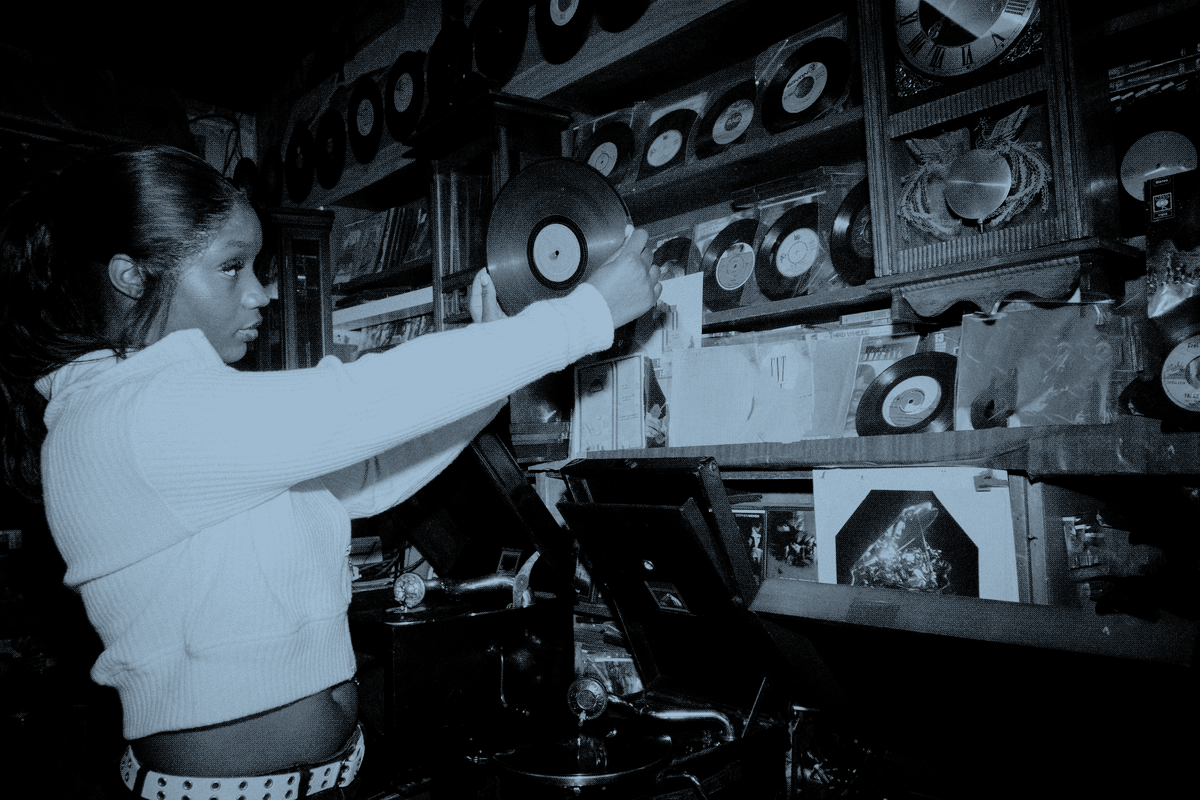
#> input picture assets/treated/sampled-sounds.png, 1200 x 800 px; its folder holds only this picture in this run
$ python -i rosa_tonal.py   (imports and definitions only)
#> lines starting #> are read from the running program, lines starting #| are printed output that depends on the picture
### scripts/deprecated_treat_instrument.py
#!/usr/bin/env python3
"""Deprecated image/video treatment retained for existing Bayer manifests.

Requires Pillow: python3 -m pip install 'Pillow>=10.1,<13'
Videos also require FFmpeg with the libvpx-vp9 encoder.
Run offline, before publishing assets; no image processing in HTTP requests.
"""

import argparse
import math
import shutil
import subprocess
import tempfile
from functools import lru_cache
from pathlib import Path
from typing import Callable

from PIL import Image, ImageColor, ImageEnhance, ImageOps

if __package__:
    from .experimental_reticle import rank_cell, reticle_indices
    from .deprecated_rosa_reticle import DEFAULT_SEED, FAMILIES, rosa_indices
else:
    from experimental_reticle import rank_cell, reticle_indices
    from deprecated_rosa_reticle import DEFAULT_SEED, FAMILIES, rosa_indices


BAYER_4 = (
    (0, 8, 2, 10),
    (12, 4, 14, 6),
    (3, 11, 1, 9),
    (15, 7, 13, 5),
)


# Explicit 5×7 glyphs keep thin strokes intact at native resolution. Their
# increasing ink coverage is the tonal ramp, rather than a repeating wallpaper.
ASCII_GLYPHS = (
    ("00000", "00100", "00100", "00000", "00100", "00100", "00000"),  # :
    ("00000", "00100", "00100", "11111", "00100", "00100", "00000"),  # +
    ("00000", "10101", "01110", "11111", "01110", "10101", "00000"),  # *
    ("01010", "01010", "11111", "01010", "11111", "01010", "01010"),  # #
)


# [77 lines left out: functions ascii_masks, ascii_tones, ascii_indices, not called in this run]


def treat_image(
    image: Image.Image,
    *,
    shadow: str = "#000000",
    highlight: str = "#f29191",
    levels: int = 8,
    strength: float = 0.35,
    width: int = 1200,
    contrast: float = 1.1,
    gamma: float = 1.0,
    pattern: str = "bayer",
    ascii_cell: int = 24,
    reticle_cell: int = 16,
    rosa_family: str = "islands",
    rosa_scale: int = 16,
    rosa_seed: int = DEFAULT_SEED,
) -> Image.Image:
    """Resize first, then quantize luminance and map it onto an sRGB palette.

    Bayer strength scales the threshold by one quantization step. ASCII
    strength controls reconstruction of shadows from complete tonal glyphs.
    Experimental reticle uses ranked crossing strokes; strength 1 gives full
    tonal coverage. Zero gives plain posterization in every mode.
    Output has at most `levels` opaque colors. Transparent input is composited
    onto the shadow color. No crop or automatic per-image normalization.
    """
    if not 2 <= levels <= 256:
        raise ValueError("levels must be between 2 and 256")
    if not math.isfinite(strength) or not 0 <= strength <= 1:
        raise ValueError("strength must be between 0 and 1")
    if width < 1:
        raise ValueError("width must be positive")
    if any(not math.isfinite(value) or value <= 0 for value in (contrast, gamma)):
        raise ValueError("contrast and gamma must be finite and positive")
    if pattern not in ("bayer", "ascii", "reticle", "rosa-reticle"):
        raise ValueError("pattern must be bayer, ascii, reticle, or rosa-reticle")
    if pattern == "reticle":
        rank_cell(reticle_cell)
    if not 8 <= ascii_cell <= 64:
        raise ValueError("ascii_cell must be between 8 and 64 pixels")

    dark = ImageColor.getrgb(shadow)
    light = ImageColor.getrgb(highlight)
    if len(dark) != 3 or len(light) != 3:
        raise ValueError("shadow and highlight must be opaque RGB colors")
    oriented = ImageOps.exif_transpose(image).convert("RGBA")
    background = Image.new("RGBA", oriented.size, (*dark, 255))
    rgb = Image.alpha_composite(background, oriented).convert("RGB")
    if rgb.width > width:
        height = max(1, round(rgb.height * width / rgb.width))
        rgb = rgb.resize((width, height), Image.Resampling.LANCZOS)

    gray = ImageEnhance.Contrast(ImageOps.grayscale(rgb)).enhance(contrast)
    gamma_lut = [(value / 255) ** (1 / gamma) for value in range(256)]
    palette = [
        tuple(round(a + (b - a) * index / (levels - 1)) for a, b in zip(dark, light))
        for index in range(levels)
    ]
    if pattern in ("ascii", "reticle", "rosa-reticle"):
        if pattern == "rosa-reticle":
            indices_image = rosa_indices(gray, gamma_lut, levels, strength,
                                         family=rosa_family, scale=rosa_scale, seed=rosa_seed)
        elif pattern == "reticle":
            indices_image = reticle_indices(gray, gamma_lut, levels, strength, reticle_cell)
        else:
            indices_image = ascii_indices(gray, gamma_lut, levels, strength, ascii_cell)
        output = Image.frombytes("P", gray.size, indices_image.tobytes())
        output.putpalette([channel for color in palette for channel in color])
        return output.convert("RGB")
    # Translate whole row slices instead of doing Python work per video pixel.
    tables = []
    for row in BAYER_4:
        tables.append([
            bytes(max(0, min(levels - 1, math.floor(
                value * (levels - 1) + ((threshold + 0.5) / 16 - 0.5) * strength + 0.5
            ))) for value in gamma_lut)
            for threshold in row
        ])
    luminance = gray.tobytes()
    indices = bytearray(len(luminance))
    for y in range(gray.height):
        start, end = y * gray.width, (y + 1) * gray.width
        for x in range(4):
            indices[start + x:end:4] = luminance[start + x:end:4].translate(tables[y % 4][x])
    output = Image.frombytes("P", gray.size, bytes(indices))
    output.putpalette([channel for color in palette for channel in color])
    return output.convert("RGB")


# [146 lines left out: functions treat_video, main, not called in this run]


# [2 lines that do not run on import are left out]

### scripts/rosa_tonal.py
"""rosa-reticle / experimental photographic treatment, investigation 02.

Bayer-derived quantization error in selected tonal ranges, with a continuous
duotone base. No large cells, Voronoi domains, characters, or random fields.
"""

from bisect import bisect_right

from PIL import Image, ImageChops, ImageEnhance, ImageFilter, ImageOps

if __package__:
    from .deprecated_treat_instrument import BAYER_4, treat_image
else:
    from deprecated_treat_instrument import BAYER_4, treat_image


CURVE = ((0, 0), (0.015, 0.008), (0.04, 0.028), (0.10, 0.095),
         (0.22, 0.235), (0.40, 0.445), (0.60, 0.665), (0.80, 0.855), (1, 1))
PALETTE = (0, 0.012, 0.025, 0.045, 0.070, 0.10, 0.14, 0.19, 0.25,
           0.32, 0.40, 0.49, 0.53, 0.57, 0.61, 0.65, 0.69, 0.73,
           0.77, 0.81, 0.85, 0.89, 0.92, 0.945, 0.965, 0.98, 1)


def smoothstep(start: float, end: float, value: float) -> float:
    value = max(0.0, min(1.0, (value - start) / (end - start)))
    return value * value * (3 - 2 * value)


def curve_lut() -> list[int]:
    output = []
    for value in range(256):
        t = value / 255
        index = min(len(CURVE) - 2, max(0, bisect_right([x for x, _ in CURVE], t) - 1))
        (x0, y0), (x1, y1) = CURVE[index:index + 2]
        output.append(round(255 * (y0 + (y1 - y0) * (t - x0) / (x1 - x0))))
    return output


def screen(dual: bool) -> tuple[tuple[int, ...], ...]:
    if not dual:
        return BAYER_4
    # An 8×8 ranked screen: mostly one-pixel Bayer, with a weaker two-pixel
    # component. This changes the error structure, not source image resolution.
    scores = []
    for y in range(8):
        for x in range(8):
            fine = (BAYER_4[y % 4][x % 4] + 0.5) / 16
            medium = (BAYER_4[(y // 2 + 1) % 4][(x // 2 + 2) % 4] + 0.5) / 16
            scores.append((0.72 * fine + 0.28 * medium, BAYER_4[y % 4][x % 4], y, x))
    ranks = [[0] * 8 for _ in range(8)]
    for rank, (_, _, y, x) in enumerate(sorted(scores)):
        ranks[y][x] = rank
    return tuple(tuple(row) for row in ranks)


def quantized(gray: Image.Image, *, dual: bool, palette: tuple[float, ...] = PALETTE,
              pixel_scale: int = 1) -> Image.Image:
    if pixel_scale not in (1, 2):
        raise ValueError("pixel_scale must be 1 or 2")
    ranks = screen(dual)
    ranks = tuple(tuple(row[x // pixel_scale] for x in range(len(row) * pixel_scale))
                  for row in ranks for _ in range(pixel_scale))
    period = len(ranks)
    count = max(max(row) for row in ranks) + 1
    tables = []
    for rank in range(count):
        threshold = (rank + 0.5) / count
        table = []
        for encoded in range(256):
            value = encoded / 255
            lower = min(len(palette) - 2, max(0, bisect_right(palette, value) - 1))
            low, high = palette[lower:lower + 2]
            fraction = (value - low) / (high - low)
            table.append(round(255 * (high if fraction > threshold else low)))
        tables.append(bytes(table))
    source = gray.tobytes()
    result = bytearray(len(source))
    for y in range(gray.height):
        start, end = y * gray.width, (y + 1) * gray.width
        for x in range(period):
            result[start + x:end:period] = source[start + x:end:period].translate(tables[ranks[y % period][x]])
    return Image.frombytes("L", gray.size, bytes(result))


def texture_weight(gray: Image.Image) -> Image.Image:
    tone = gray.point([
        round(255 * 0.80 * smoothstep(0.02, 0.08, value / 255)
              * (1 - smoothstep(0.30, 0.68, value / 255)))
        for value in range(256)
    ])
    # Fine image detail lowers the quantization residual, preserving the
    # continuous source at eyes, hair, labels, instrument edges, and leaves.
    detail = ImageChops.difference(gray, gray.filter(ImageFilter.GaussianBlur(1.0)))
    protection = detail.point([
        round(255 * (1 - 0.70 * smoothstep(4, 18, value))) for value in range(256)
    ])
    return ImageChops.multiply(tone, protection)


def duotone(gray: Image.Image) -> Image.Image:
    return Image.merge("RGB", tuple(gray.point([
        round(channel * value / 255) for value in range(256)
    ]) for channel in (242, 145, 145)))


def prepare_source(image: Image.Image, width: int = 1200) -> Image.Image:
    if width < 1:
        raise ValueError("width must be positive")
    oriented = ImageOps.exif_transpose(image).convert("RGBA")
    rgb = Image.alpha_composite(Image.new("RGBA", oriented.size, (0, 0, 0, 255)), oriented).convert("RGB")
    if rgb.width > width:
        rgb = rgb.resize((width, max(1, round(rgb.height * width / rgb.width))), Image.Resampling.LANCZOS)
    return rgb


def photo_variants(image: Image.Image, width: int = 1200) -> dict[str, Image.Image]:
    rgb = prepare_source(image, width)
    gray = ImageEnhance.Contrast(ImageOps.grayscale(rgb)).enhance(1.1)
    base = gray.point(curve_lut())
    weight = texture_weight(base)
    return {
        "original": rgb,
        "bayer-current": treat_image(rgb, width=width),
        "tonal-base": duotone(base),
        "selective": duotone(Image.composite(quantized(base, dual=False), base, weight)),
        "dual": duotone(Image.composite(quantized(base, dual=True), base, weight)),
    }

>>> from PIL import Image
>>> picture = Image.open('../assets/treated/sampled-sounds.png')
#> picture is the input picture: PIL image 1200x800 RGB; mean R, G, B 47.8, 56.5, 63.3
>>> result = photo_variants(picture)
#> in texture_weight, `detail = ImageChops.difference(gray, gray.filter(ImageFilter.GaussianB..`:
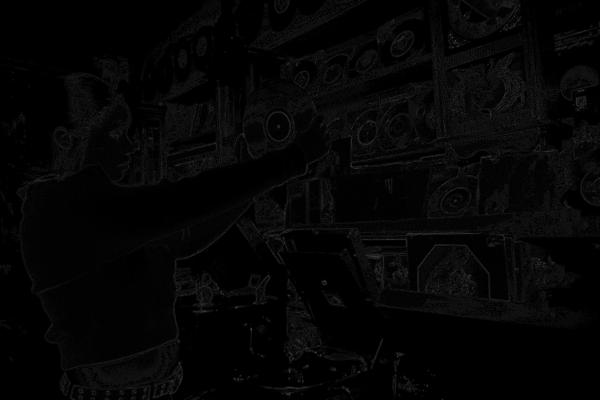
#> detail: PIL image 1200x800 L (shown at 1/2 size); min 0, max 130, mean 5
#> in texture_weight, `protection = detail.point([ round(255 * (1 - 0.70 * smoothstep(4, 18, ..`:
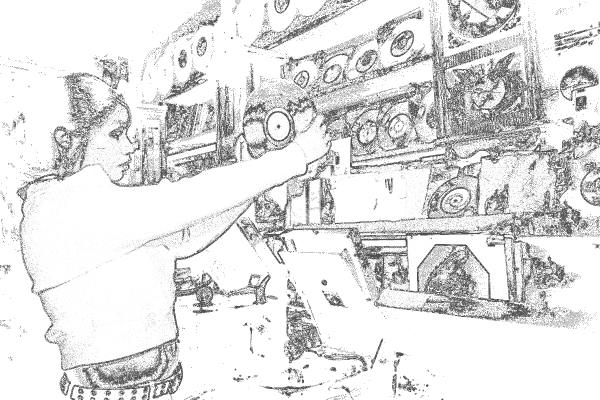
#> protection: PIL image 1200x800 L (shown at 1/2 size); min 77, max 255, mean 224.7
#> in duotone, `return Image.merge("RGB", tuple(gray.point([ round(channel * value / 2..`:
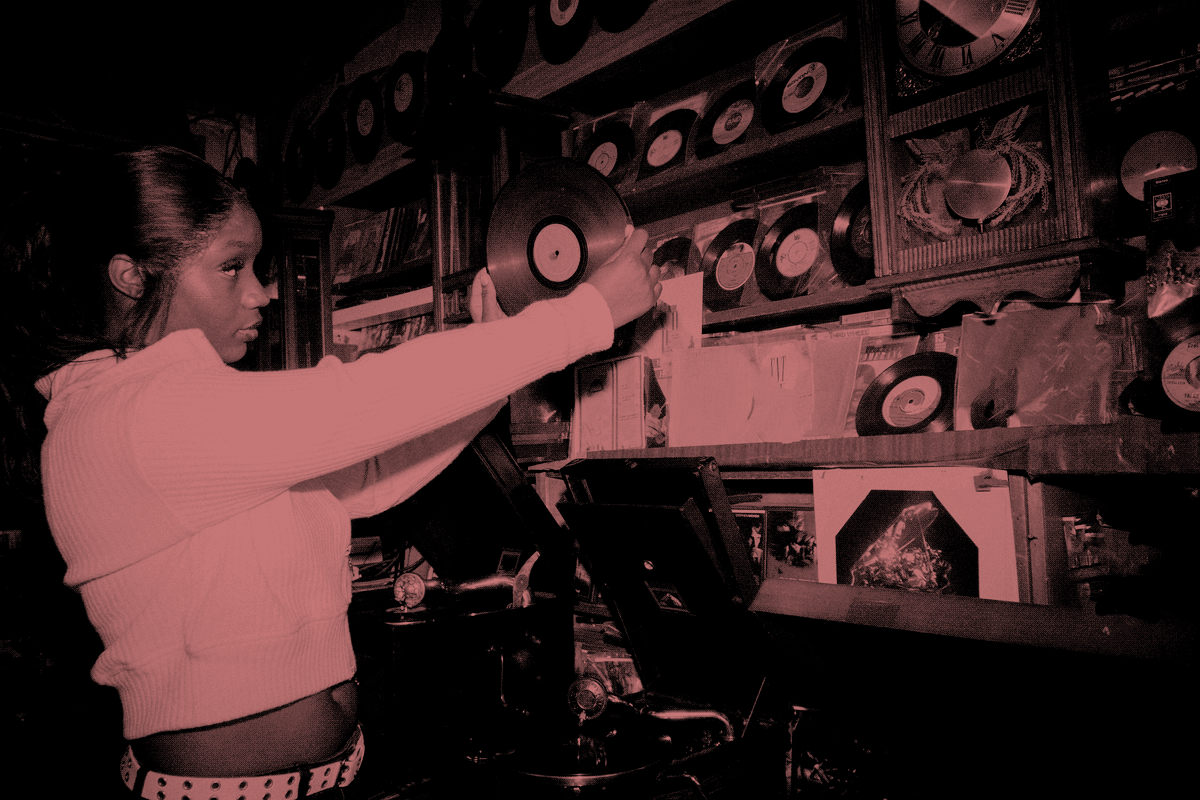
#> returned value: PIL image 1200x800 RGB; mean R, G, B 57.8, 34.6, 34.6
#> in quantized, `ranks = screen(dual)`: ranks = ((0, 8, 2, 10), (12, 4, 14, 6), (3, 11, 1, 9), (15, 7, 13, 5))
#> in quantized, `period = len(ranks)`: period = 4
#> in quantized, `count = max(max(row) for row in ranks) + 1`: count = 16
#> the loop in quantized, `for rank in range(count):` made 16 passes
#> threshold on passes 1 to 8: 0.0312, 0.0938, 0.156, 0.219, 0.281, 0.344, 0.406, 0.469
#> after the loop in quantized, `for rank in range(count):`: tables = 16 items
#> the loop in screen (call 2), `for rank, (_, _, y, x) in enumerate(sorted(scores)):` made 64 passes
#> (y, x) on passes 1 to 8: (6, 4), (2, 0), (0, 6), (6, 0), (4, 2), (6, 6), (2, 4), (0, 2)
#> the loop in quantized (call 2), `for rank in range(count):` made 64 passes
#> threshold on passes 1 to 8: 0.00781, 0.0234, 0.0391, 0.0547, 0.0703, 0.0859, 0.102, 0.117
#> result = 5 items

$ run again, on assets/treated/acoustic-guitar.png
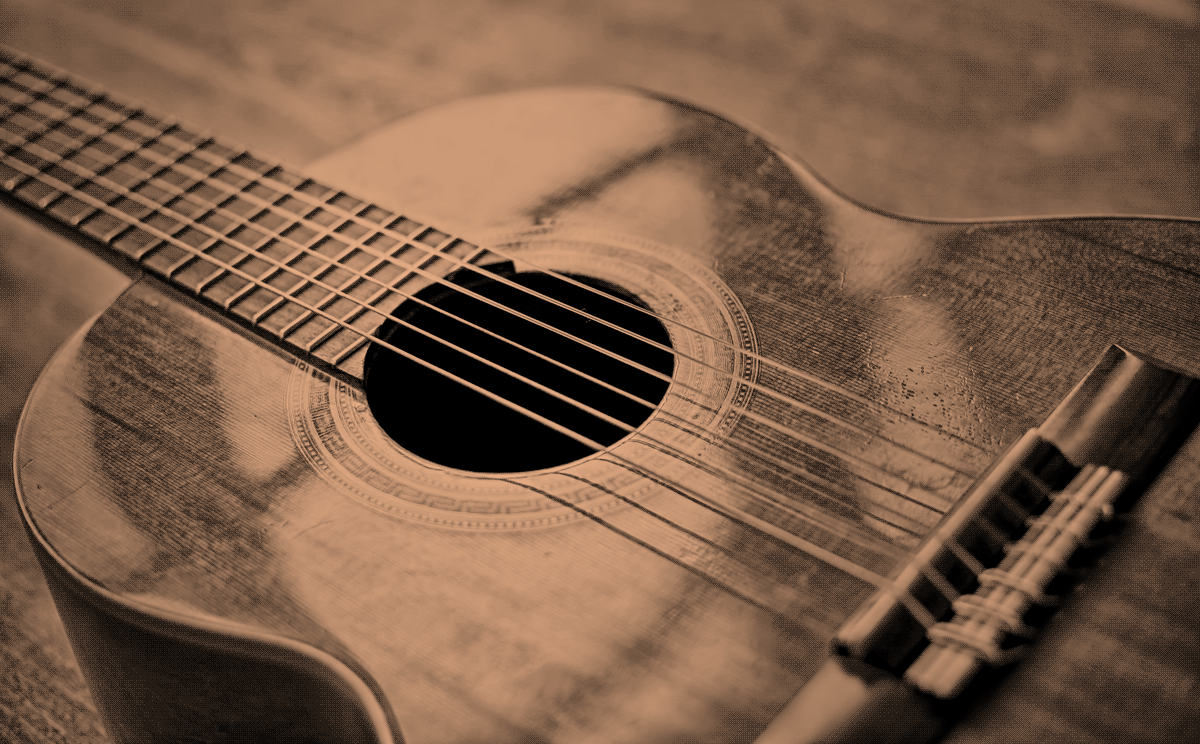
#> input picture assets/treated/acoustic-guitar.png, 1200 x 744 px
#> picture is the input picture: PIL image 1200x744 RGB; mean R, G, B 120.7, 90.9, 70.1
#> in texture_weight, `protection = detail.point([ round(255 * (1 - 0.70 * smoothstep(4, 18, ..`:
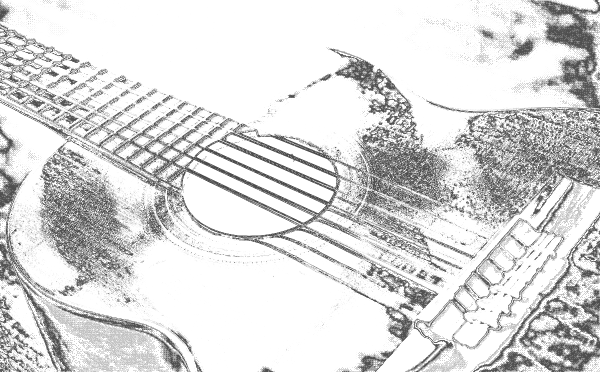
#> protection: PIL image 1200x744 L (shown at 1/2 size); min 77, max 255, mean 217.8
#> in duotone, `return Image.merge("RGB", tuple(gray.point([ round(channel * value / 2..`:
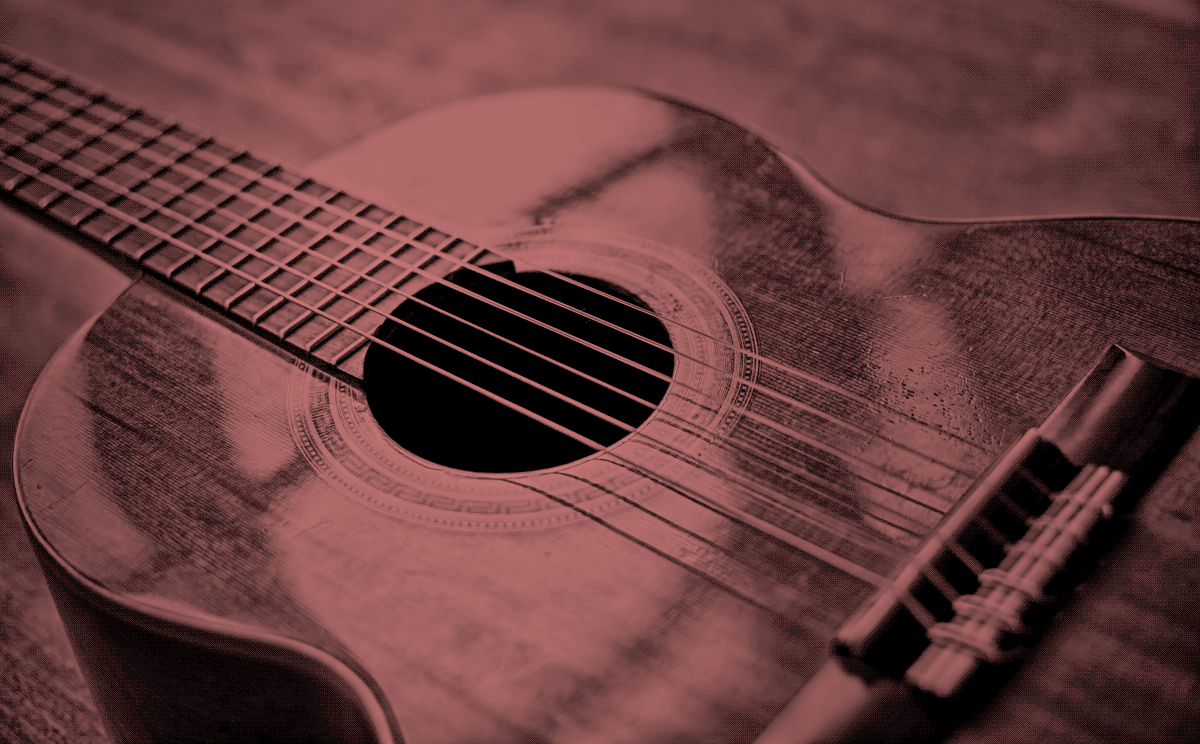
#> returned value: PIL image 1200x744 RGB; mean R, G, B 101.9, 61, 61
#> in quantized, `ranks = screen(dual)`: ranks = ((0, 8, 2, 10), (12, 4, 14, 6), (3, 11, 1, 9), (15, 7, 13, 5))
#> period = 4
#> count = 16
#> the loop in quantized, `for rank in range(count):` made 16 passes
#> threshold on passes 1 to 8: 0.0312, 0.0938, 0.156, 0.219, 0.281, 0.344, 0.406, 0.469
#> after the loop in quantized, `for rank in range(count):`: tables = 16 items
#> the loop in screen (call 2), `for rank, (_, _, y, x) in enumerate(sorted(scores)):` made 64 passes
#> (y, x) on passes 1 to 8: (6, 4), (2, 0), (0, 6), (6, 0), (4, 2), (6, 6), (2, 4), (0, 2)
#> the loop in quantized (call 2), `for rank in range(count):` made 64 passes
#> threshold on passes 1 to 8: 0.00781, 0.0234, 0.0391, 0.0547, 0.0703, 0.0859, 0.102, 0.117
#> result = 5 items
